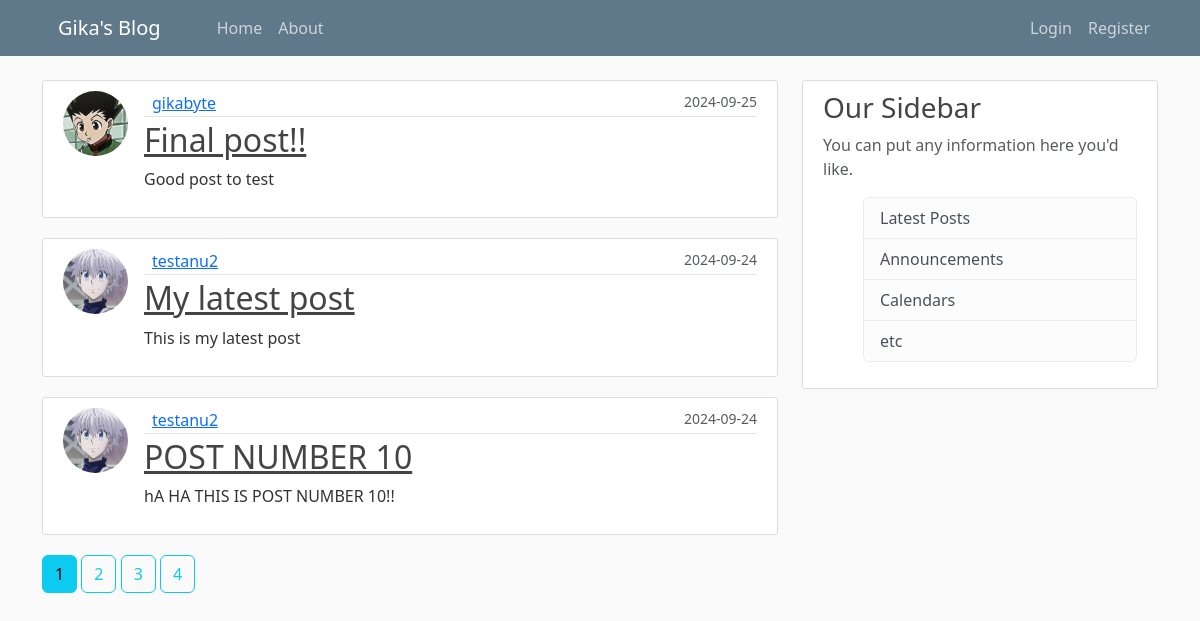
The page /home on the database its author committed.
### server/models.py (models this page shows, shortened)
class Post(db.Model):
    id = db.Column(db.Integer, primary_key=True)
    title = db.Column(db.String(100), nullable=False)
    date_posted = db.Column(db.DateTime, nullable=False, default=datetime.utcnow)
    content = db.Column(db.Text, nullable=False)
    user_id = db.Column(db.Integer, db.ForeignKey('user.id'), nullable=False)

class User(db.Model, UserMixin):
    id = db.Column(db.Integer, primary_key=True)
    username = db.Column(db.String(20), unique=True, nullable=False)
    email = db.Column(db.String(120), unique=True, nullable=False)
    image_file = db.Column(db.String(20), nullable=False, default='default.jpg')
    password = db.Column(db.String(60), nullable=False)
    posts = db.relationship('Post', backref='author', lazy=True)

### server/main/routes.py (the view)
@main.route("/")
@main.route("/home")
def home():
    page = request.args.get('page', 1, type=int)
    posts = Post.query.order_by(Post.date_posted.desc()).paginate(per_page=3, page=page)
    return render_template('home.html', posts=posts)

### server/templates/home.html
{% extends "layout.html" %}
{% block content %}
    {% for post in posts.items %}
    <article class="d-flex content-section">
      <img class="rounded-circle article-img" src=" {{ url_for('static', filename='profile_pics/' + post.author.image_file) }} ">
       <div class="flex-grow-1">
         <div class="article-metadata d-flex justify-content-between">
           <a class="me-2" href="{{ url_for('users.user_posts', username=post.author.username) }}">{{ post.author.username }}</a>
           <small class="text-muted ms-0">{{ post.date_posted.strftime('%Y-%m-%d') }}</small>
         </div>
         <h2><a class="article-title" href=" {{ url_for('posts.post', post_id=post.id) }}">{{ post.title }}</a></h2>
         <p class="article-content">{{ post.content }}</p>
       </div>
    </article>
    {% endfor %}
    {% for page_num in posts.iter_pages(left_edge=1, right_edge=1, left_current=1, right_current=2) %}
      {% if page_num %}
        {% if posts.page == page_num %}
          <a class="btn btn-info mb-4" href="{{ url_for('main.home', page=page_num)}}"> {{ page_num }} </a>
        {% else %}
          <a class="btn btn-outline-info mb-4" href="{{ url_for('main.home', page=page_num)}}"> {{ page_num }} </a>
        {% endif %}
      {% else %}
        ...
      {% endif %}
    {% endfor %}
{% endblock content %}

### server/templates/layout.html (shortened to what this page needs)
<!DOCTYPE html>
<html>
<head>
    <link rel="stylesheet" href="https://cdn.jsdelivr.net/npm/bootstrap@5.3.3/dist/css/bootstrap.rtl.min.css">
    <link rel="stylesheet" type="text/css" href="{{ url_for('static', filename='main.css')}}">
</head>
<body>
    <header class="site-header">
        <nav class="navbar navbar-expand-md navbar-dark bg-steel fixed-top">
            <div class="container">
                <a class="navbar-brand ms-5" href="/">Gika's Blog</a>
                <div class="collapse navbar-collapse" id="navbarToggle">
                    <div class="navbar-nav ms-auto">
                        <a class="nav-item nav-link" href="{{url_for('main.home')}}">Home</a>
                        <a class="nav-item nav-link" href="{{url_for('main.about')}}">About</a>
                    </div>
                    <div class="navbar-nav">
                        {% if current_user.is_authenticated %}
                            <a class="nav-item nav-link" href="{{url_for('posts.new_post')}}">New Post</a>
                            <a class="nav-item nav-link" href="{{url_for('users.account')}}">Account</a>
                            <a class="nav-item nav-link" href="{{url_for('users.logout')}}">Logout</a>
                        {% else %}
                            <a class="nav-item nav-link" href="{{url_for('users.login')}}">Login</a>
                            <a class="nav-item nav-link" href="{{url_for('users.register')}}">Register</a>
                        {% endif %}
                    </div>
                </div>
            </div>
        </nav>
    </header>
    <main role="main" class="container">
      <div class="row">
        <div class="col-md-8">
          {% block content %}{% endblock %}
        </div>
        <div class="col-md-4">
          <div class="content-section">
            <h3>Our Sidebar</h3>
            <p class='text-muted'>You can put any information here you'd like.
              <ul class="list-group">
                <li class="list-group-item list-group-item-light">Latest Posts</li>
                <li class="list-group-item list-group-item-light">Announcements</li>
                <li class="list-group-item list-group-item-light">Calendars</li>
                <li class="list-group-item list-group-item-light">etc</li>
              </ul>
            </p>
          </div>
        </div>
      </div>
    </main>
</body>
</html>

### server/static/main.css (style rules this page uses)
body { background: #fafafa; color: #333333; margin-top: 5rem; }
h1, h2, h3, h4, h5, h6 { color: #444444; }
.bg-steel { background-color: #5f788a; }
.site-header .navbar-nav .nav-link { color: #cbd5db; }
.content-section { background: #ffffff; padding: 10px 20px; border: 1px solid #dddddd; border-radius: 3px; margin-bottom: 20px; }
.article-title { color: #444444; }
.article-content { white-space: pre-line; }
.article-img { height: 65px; width: 65px; margin-right: 16px; }
.article-metadata { padding-bottom: 1px; margin-bottom: 4px; border-bottom: 1px solid #e3e3e3 }

### rows shown on the page
Post: image_file (placeholder picture), author.username "gikabyte", date_posted "2024-09-25", title "Final post!!", content "Good post to test"
Post: image_file (picture), author.username "testanu2", date_posted "2024-09-24", title "My latest post", content "This is my latest post"
Post: image_file (picture), author.username "testanu2", date_posted "2024-09-24", title "POST NUMBER 10", content "hA HA THIS IS POST NUMBER 10!!"

### other values the page prints
{{ page_num }} "1"
{{ page_num }} "2" "3" "4"
